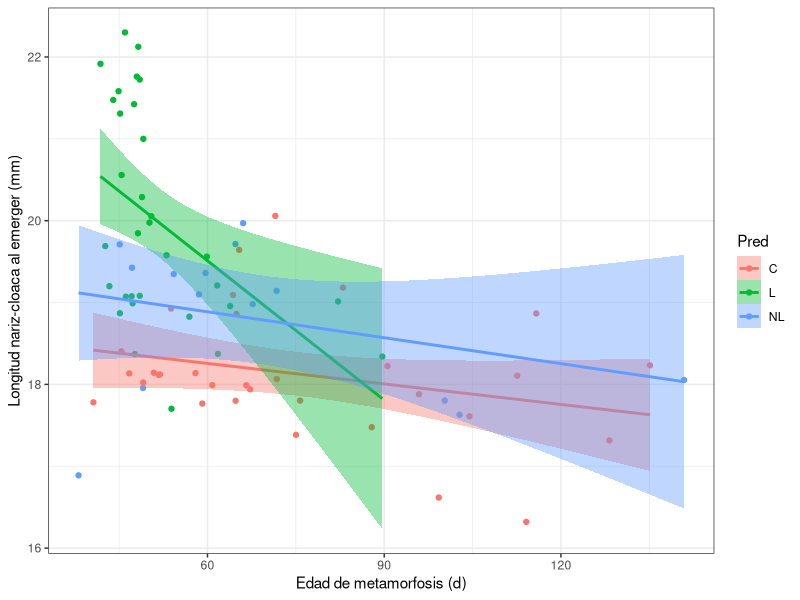
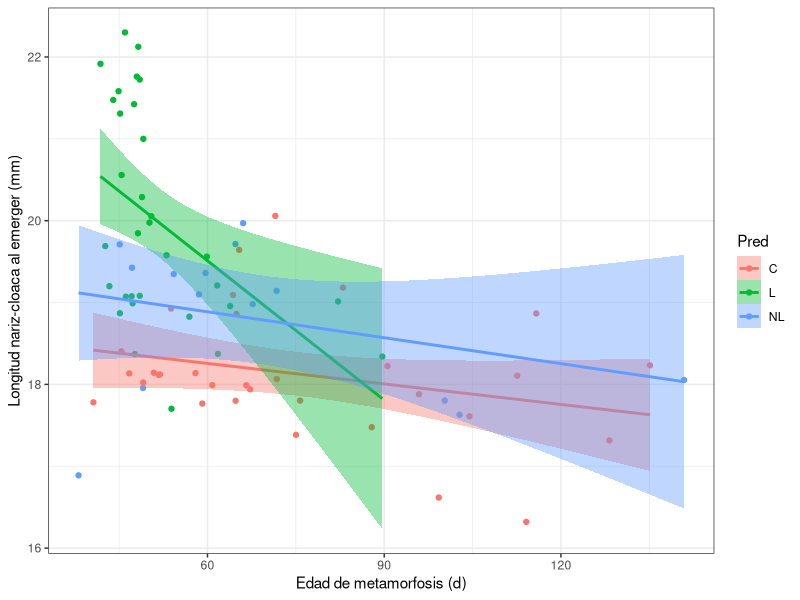
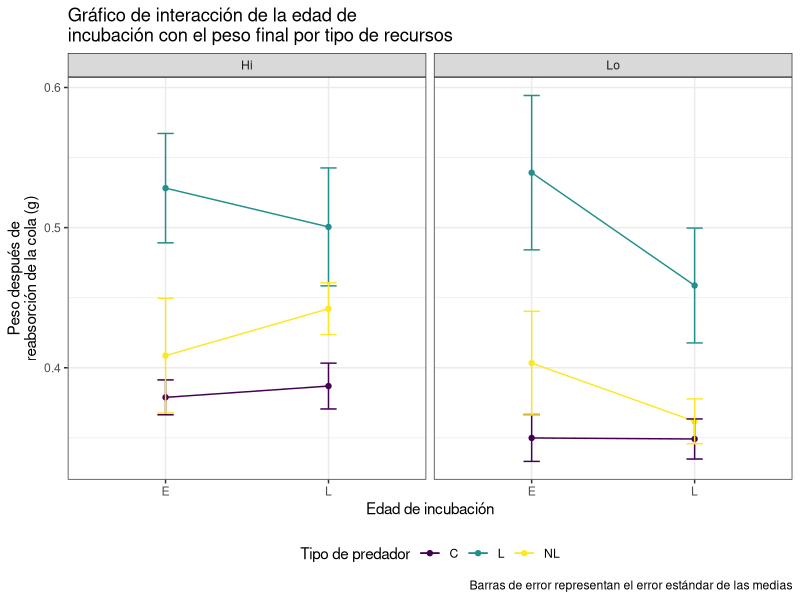
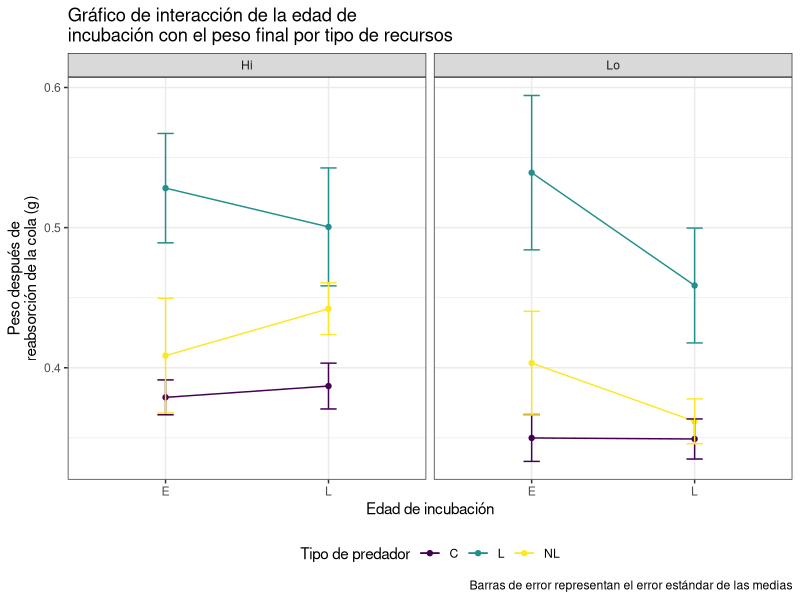
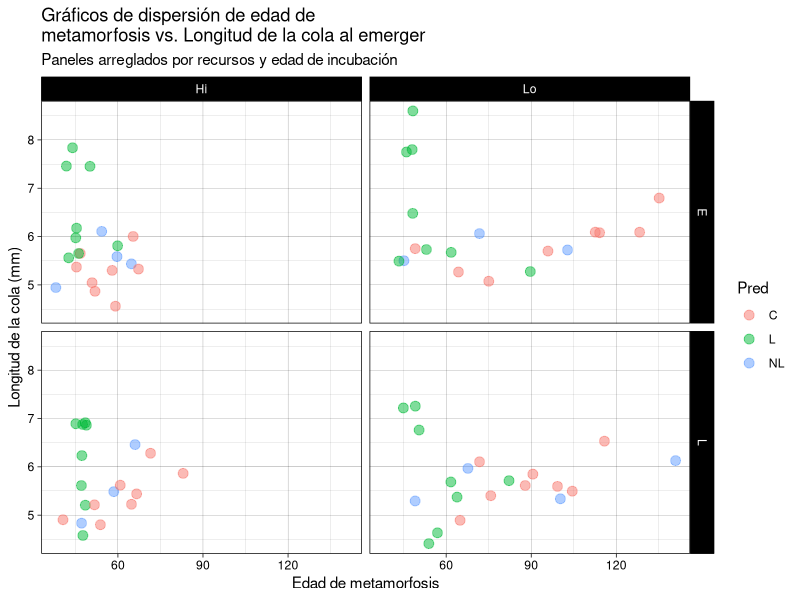
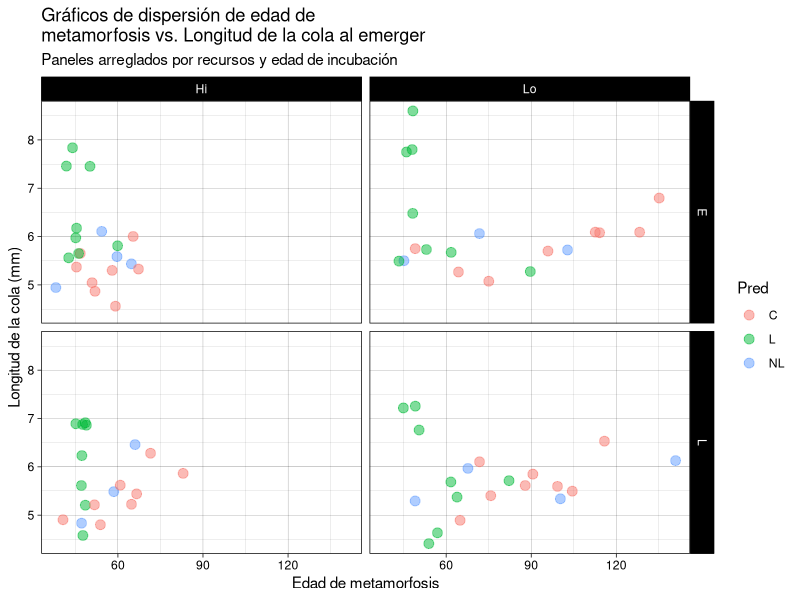
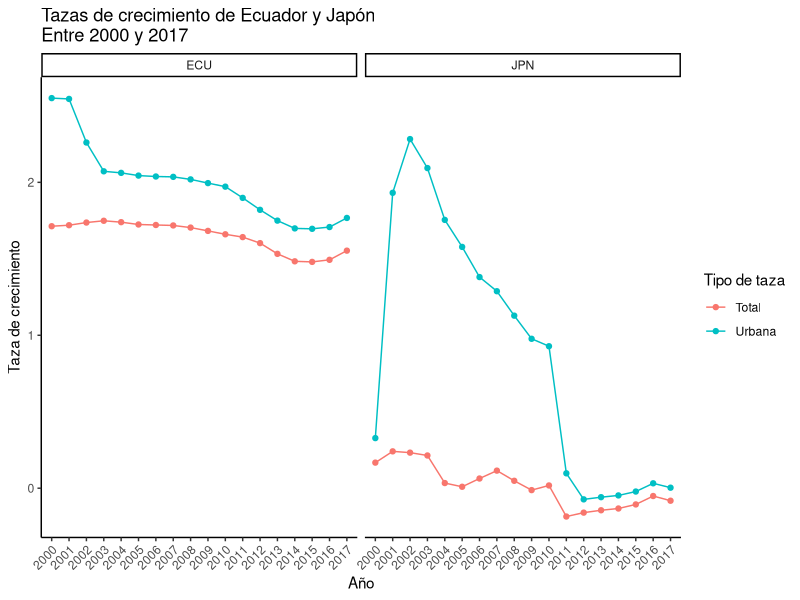
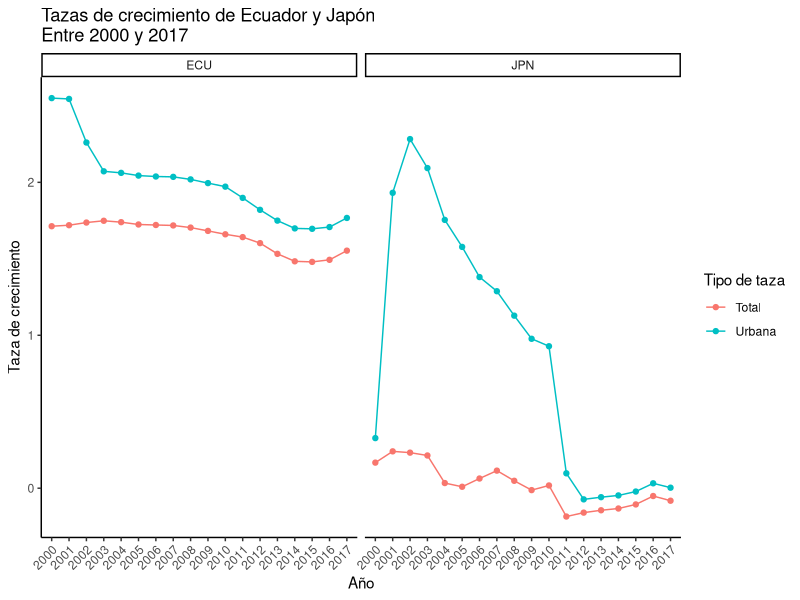

Here is the R script that generated these plots, in order:
## ---- chunk 1
library(ggplot2)
library(dplyr)
library(tidyr)
library(viridis)
library(patchwork)
Input <- ("Block Tank.Unique Pred Hatch Res   Age.DPO Age.FromEmergence SVL.initial Tail.initial SVL.final Mass.final Resorb.days
    1           1   NL     L  Hi  47.19149         13.191489    19.42553     4.834043  19.65957  0.4178723    3.489362
    1           2    C     E  Hi  45.38095         11.380952    18.40476     5.369048  19.00952  0.3821429    3.785714
    1           3    C     L  Hi  53.82222         19.822222    18.92667     4.802222  19.12000  0.4117778    3.511111
    1           4    L     L  Lo  56.92308         22.923077    18.82692     4.634615  19.11538  0.3823077    3.653846
    1           5   NL     E  Hi  64.75000         30.750000    19.71500     5.435000  20.11000  0.4865000    4.225000
    1           6    L     E  Hi  44.00000         10.000000    21.47500     7.837500  21.97500  0.7375000    5.000000
    1           7   NL     L  Lo  67.67442         33.674419    18.98140     5.967442  19.28140  0.4090698    4.093023
    1           8    C     E  Lo  95.89744         61.897436    17.87949     5.700000  18.40513  0.3605128    4.820513
    1           9    L     L  Hi  45.17391         11.173913    21.30870     6.891304  21.65217  0.5900000    4.217391
    1          10    C     L  Lo  64.90909         30.909091    18.86136     4.893182  19.24773  0.3979545    3.704545
    1          11   NL     E  Lo  71.73810         37.738095    19.14286     6.061905  19.39762  0.4185714    4.238095
    1          12    L     E  Lo  53.04545         19.045455    19.57727     5.731818  19.76818  0.4336364    3.818182
    2          13   NL     L  Hi  58.54545         24.545455    19.10000     5.486364  19.46591  0.4300000    4.227273
    2          14   NL     L  Lo 100.27273         66.272727    17.80227     5.338636  18.04091  0.3468182    4.568182
    2          15   NL     E  Lo 102.80000         68.800000    17.63000     5.722500  18.22500  0.3330000    5.175000
    2          16    C     L  Hi  60.81818         26.818182    17.99091     5.620455  18.28182  0.3577273    4.250000
    2          17    L     E  Hi  42.65000          8.650000    19.69000     5.560000  20.44000  0.5140000    3.800000
    2          18    C     L  Lo  90.56410         56.564103    18.22308     5.848718  18.37436  0.3702564    4.974359
    2          19   NL     E  Hi  59.67500         25.675000    19.36000     5.585000  19.69750  0.4317500    4.550000
    2          20    L     L  Lo  82.16216         48.162162    19.01351     5.713514  19.41351  0.3986486    4.459459
    2          21    C     E  Lo 135.12121        101.121212    18.23333     6.796970  18.64545  0.3803030    5.303030
    2          22    C     E  Hi  65.37838         31.378378    19.64324     6.002703  19.93514  0.4629730    4.162162
    2          23    L     L  Hi  47.29032         13.290323    18.99032     6.232258  19.34516  0.4116129    4.483871
    2          24    L     E  Lo  48.00000         14.000000    21.76000     7.800000  22.60000  0.7120000    5.600000
    3          25    C     L  Hi  71.51220         37.512195    20.05854     6.280488  20.28293  0.4795122    4.097561
    3          26    L     E  Lo  46.00000         12.000000    22.30000     7.750000  23.20000  0.7100000    6.500000
    3          27   NL     E  Lo  45.10526         11.105263    19.71053     5.500000  20.03684  0.4584211    3.947368
    3          28   NL     E  Hi  54.27586         20.275862    19.34828     6.106897  19.33793  0.4231034    4.379310
    3          29   NL     L  Lo 140.90244        106.902439    18.05366     6.129268  18.23902  0.3387805    5.536585
    3          30   NL     L  Hi  66.05000         32.050000    19.97000     6.460000  20.45000  0.4785000    4.575000
    3          31    C     L  Lo 115.80952         81.809524    18.86667     6.530952  19.21905  0.4026190    4.857143
    3          32    L     L  Lo  50.46154         16.461538    20.05385     6.761538  20.47692  0.4669231    4.461538
    3          33    C     E  Lo  49.09091         15.090909    18.02273     5.750000  18.20000  0.3640909    4.045455
    3          34    L     L  Hi  48.88462         14.884615    20.28846     6.861538  20.61538  0.4753846    4.230769
    3          35    L     E  Hi  41.83333          7.833333    21.91667     7.458333  22.40000  0.6433333    4.500000
    3          36    C     E  Hi  51.92857         17.928571    18.12143     4.867857  18.73929  0.3700000    4.035714
    4          38    C     E  Hi  67.25000         33.250000    17.94000     5.327500  18.21750  0.3645000    4.100000
    4          39    C     L  Hi  83.00000         49.000000    19.18222     5.864444  19.52889  0.4173333    4.755556
    4          40    L     E  Lo  89.68000         55.680000    18.34000     5.276000  18.86800  0.4000000    4.440000
    4          41    C     L  Lo 104.46667         70.466667    17.61000     5.496667  17.84333  0.3270000    4.800000
    4          43    L     E  Hi  45.13333         11.133333    18.87000     5.973333  19.21000  0.4060000    4.666667
    4          44    L     L  Lo  49.11111         15.111111    21.00000     7.255556  21.53333  0.6300000    5.000000
    4          45    C     E  Lo 112.57778         78.577778    18.10667     6.091111  18.16444  0.3495556    4.977778
    4          46    L     L  Hi  48.50000         14.500000    21.72500     6.912500  22.10000  0.6975000    4.875000
    5          51    L     E  Lo  43.34783          9.347826    19.20000     5.491304  19.65652  0.4560870    4.478261
    5          52    C     L  Hi  40.63415          6.634146    17.78049     4.904878  18.30488  0.3587805    3.682927
    5          53    C     E  Hi  46.72340         12.723404    18.13404     5.651064  18.50638  0.3710638    3.829787
    5          54    L     E  Hi  46.13889         12.138889    19.07222     5.650000  19.52222  0.4455556    4.027778
    5          55   NL     E  Hi  38.11111          4.111111    16.88889     4.944444  17.02222  0.2933333    3.444444
    5          56    L     L  Lo  53.88889         19.888889    17.70278     4.411111  17.99444  0.3300000    4.027778
    5          57    C     L  Lo  87.88636         53.886364    17.47727     5.613636  17.74318  0.3254545    4.363636
    5          58    L     L  Hi  47.65000         13.650000    18.37000     4.580000  18.94000  0.3800000    3.725000
    5          59    C     E  Lo 128.22500         94.225000    17.31500     6.090000  17.54250  0.3307500    5.600000
    5          60   NL     L  Lo  49.06250         15.062500    17.95625     5.293750  17.87500  0.3525000    3.375000
    6          62    L     L  Lo  61.65217         27.652174    19.20870     5.686957  19.51304  0.4230435    4.260870
    6          64    C     L  Hi  66.60000         32.600000    17.98889     5.440000  18.22222  0.3580000    4.222222
    6          65    L     E  Lo  48.20000         14.200000    19.84667     6.480000  20.33333  0.4673333    5.066667
    6          66    L     L  Hi  48.50000         14.500000    19.08235     5.205882  19.22647  0.4126471    3.911765
    6          68    C     E  Hi  57.95556         23.955556    18.13778     5.300000  18.43556  0.3604444    4.066667
    6          69    C     L  Lo  71.76744         37.767442    18.06512     6.104651  18.55116  0.3493023    4.534884
    6          70    L     E  Hi  50.15385         16.153846    19.97692     7.453846  20.52308  0.5061538    4.230769
    6          71    C     E  Lo  75.02703         41.027027    17.38378     5.075676  17.81351  0.3151351    4.324324
    7          74    L     E  Lo  61.76923         27.769231    18.37308     5.673077  18.74231  0.3846154    4.461538
    7          75    C     L  Lo  99.25641         65.256410    16.61795     5.594872  17.07692  0.2810256    5.051282
    7          76    L     E  Hi  59.89130         25.891304    19.56087     5.808696  19.95652  0.4523913    3.956522
    7          80    C     E  Lo 114.11364         80.113636    16.32045     6.079545  16.68182  0.2693182    5.045455
    7          81    C     L  Hi  64.77551         30.775510    17.80000     5.224490  18.27959  0.3406122    3.959184
    7          82    L     L  Lo  63.84211         29.842105    18.95789     5.373684  19.27368  0.3968421    4.052632
    7          83    C     E  Hi  59.12195         25.121951    17.76585     4.558537  18.25366  0.3502439    3.780488
    7          84    L     L  Hi  47.53846         13.538462    21.42308     6.876923  22.03846  0.6207692    4.692308
    8          86    L     E  Hi  45.42105         11.421053    20.55789     6.173684  21.15789  0.5205263    5.210526
    8          87    C     E  Hi  50.88889         16.888889    18.14222     5.044444  18.46000  0.3697778    3.822222
    8          88    C     L  Lo  75.72093         41.720930    17.80233     5.402326  17.91628  0.3397674    4.069767
    8          90    C     E  Lo  64.33333         30.333333    19.09286     5.266667  19.23333  0.4295238    4.261905
    8          91    L     E  Lo  48.25000         14.250000    22.12500     8.600000  23.30000  0.7500000    5.750000
    8          92    L     L  Hi  47.12821         13.128205    19.07692     5.612821  19.35385  0.4161538    3.871795
    8          94    C     L  Hi  51.72727         17.727273    18.11591     5.213636  18.47500  0.3718182    4.022727
    8          96    L     L  Lo  44.90909         10.909091    21.58182     7.218182  21.94545  0.6418182    5.090909")

ranas = read.table(textConnection(Input),header=TRUE)
## ---- chunk 2
ranas |>
  ggplot(aes(x = Age.DPO,
             y = SVL.initial,
             color = Pred)) +
  geom_point() +
  geom_smooth(method = "lm", aes(fill = Pred)) +
  labs(x = "Edad de metamorfosis (d)",
       y = "Longitud nariz-cloaca al emerger (mm)") +
  theme_bw()
## ---- chunk 3
ranas |>
  ggplot(aes(x = Age.DPO,
             y = SVL.initial,
             color = Pred)) +
  geom_point() +
  geom_smooth(method = "lm", aes(fill = Pred)) +
  labs(x = "Edad de metamorfosis (d)",
       y = "Longitud nariz-cloaca al emerger (mm)") +
  theme_bw()
## ---- chunk 4
resumen_ranas <- ranas |>
  group_by(Pred, Hatch, Res) |>
  summarise(media = mean(Mass.final),
            desv.est = sd(Mass.final),
            se = desv.est/sqrt(n()))

resumen_ranas |>
  ggplot(aes(x = Hatch,
             y = media,
             color = Pred, 
             group = Pred)) +
  geom_point() +
  geom_line() + 
  geom_errorbar(aes(ymin = media - se, ymax = media + se), width = 0.1) +
  facet_grid(~Res) +
  labs(title = "Gráfico de interacción de la edad de\nincubación con el peso final por tipo de recursos",
       x = "Edad de incubación",
       y = "Peso después de\nreabsorción de la cola (g)",
       caption = "Barras de error representan el error estándar de las medias",
       color = "Tipo de predador") +
  theme_bw() +
  scale_color_viridis(discrete = T) +
  theme(legend.position = "bottom")
## ---- chunk 5
resumen_ranas <- ranas |>
  group_by(Pred, Hatch, Res) |>
  summarise(media = mean(Mass.final),
            desv.est = sd(Mass.final),
            se = desv.est/sqrt(n()))

resumen_ranas |>
  ggplot(aes(x = Hatch,
             y = media,
             color = Pred, 
             group = Pred)) +
  geom_point() +
  geom_line() + 
  geom_errorbar(aes(ymin = media - se, ymax = media + se), width = 0.1) +
  facet_grid(~Res) +
  labs(title = "Gráfico de interacción de la edad de\nincubación con el peso final por tipo de recursos",
       x = "Edad de incubación",
       y = "Peso después de\nreabsorción de la cola (g)",
       caption = "Barras de error representan el error estándar de las medias",
       color = "Tipo de predador") +
  theme_bw() +
  scale_color_viridis(discrete = T) +
  theme(legend.position = "bottom")
## ---- chunk 6
ranas |>
  ggplot(aes(x = Age.DPO,
             y = Tail.initial,
             color = Pred)) +
  geom_point(size = 3, alpha = 0.5) +
  facet_grid(Hatch ~ Res) +
  theme_linedraw() +
  labs(title = "Gráficos de dispersión de edad de\nmetamorfosis vs. Longitud de la cola al emerger",
       subtitle = "Paneles arreglados por recursos y edad de incubación",
       x = "Edad de metamorfosis",
       y = "Longitud de la cola (mm)")

## ---- chunk 7
ranas |>
  ggplot(aes(x = Age.DPO,
             y = Tail.initial,
             color = Pred)) +
  geom_point(size = 3, alpha = 0.5) +
  facet_grid(Hatch ~ Res) +
  theme_linedraw() +
  labs(title = "Gráficos de dispersión de edad de\nmetamorfosis vs. Longitud de la cola al emerger",
       subtitle = "Paneles arreglados por recursos y edad de incubación",
       x = "Edad de metamorfosis",
       y = "Longitud de la cola (mm)")
## ---- chunk 8
resumen_pob <- world_bank_pop %>%
  filter(indicator %in% c("SP.POP.GROW", "SP.URB.GROW")) %>%
  filter(country %in% c("ECU", "JPN")) %>%
  pivot_longer(!c(country, indicator), names_to = "year", values_to = "pob") 

resumen_pob %>%
  ggplot(aes(x = year, 
             y = pob, 
             group = indicator, 
             color = factor(indicator,
                            levels = c("SP.POP.GROW",
                                       "SP.URB.GROW"),
                            labels = c("Total", "Urbana")))) +
  geom_line() +
  geom_point()+
  facet_wrap(~country) +
  theme_classic() +
  theme(axis.text.x = element_text(angle = 45, 
                                   hjust = 1)) +
  labs(title = "Tazas de crecimiento de Ecuador y Japón\nEntre 2000 y 2017",
       x = "Año", y = "Taza de crecimiento", color = "Tipo de taza")
  
## ---- chunk 9
resumen_pob <- world_bank_pop %>%
  filter(indicator %in% c("SP.POP.GROW", "SP.URB.GROW")) %>%
  filter(country %in% c("ECU", "JPN")) %>%
  pivot_longer(!c(country, indicator), names_to = "year", values_to = "pob") 

resumen_pob %>%
  ggplot(aes(x = year, 
             y = pob, 
             group = indicator, 
             color = factor(indicator,
                            levels = c("SP.POP.GROW",
                                       "SP.URB.GROW"),
                            labels = c("Total", "Urbana")))) +
  geom_line() +
  geom_point()+
  facet_wrap(~country) +
  theme_classic() +
  theme(axis.text.x = element_text(angle = 45, 
                                   hjust = 1)) +
  labs(title = "Tazas de crecimiento de Ecuador y Japón\nEntre 2000 y 2017",
       x = "Año", y = "Taza de crecimiento", color = "Tipo de taza")
